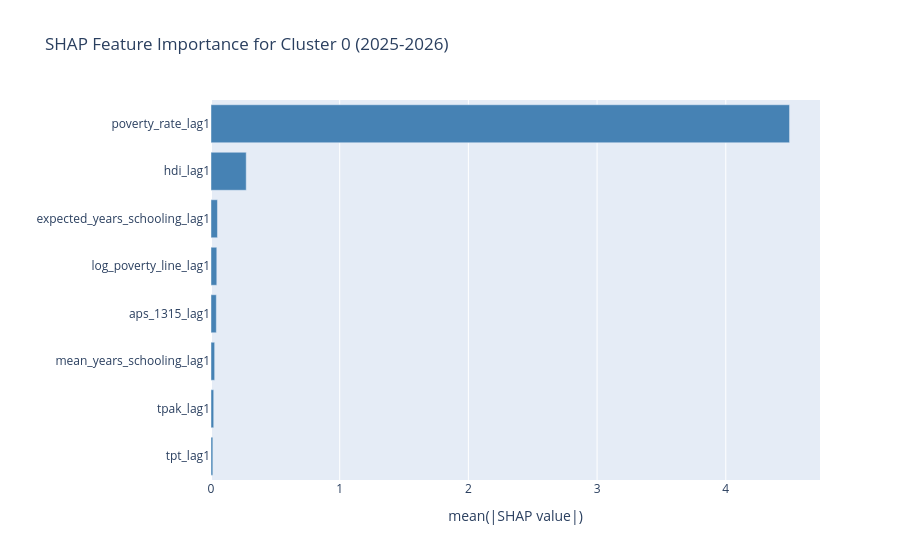
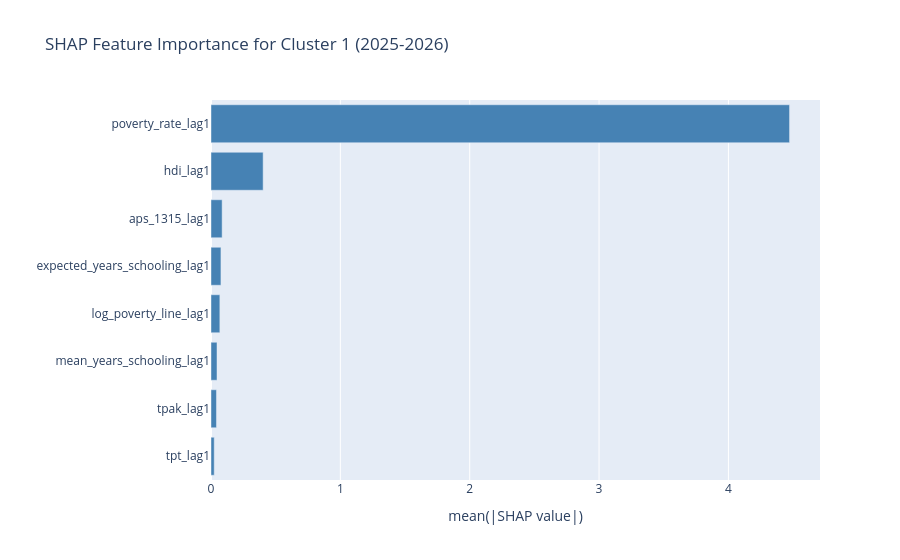

Notebook code for these charts, in order:
### Markdown cell above
## Cluster-Level SHAP Interpretation

Cluster-level SHAP will be added after Layer 1 produces the final provincial cluster labels. The planned output is a cluster-wise aggregation of forecast SHAP values to compare dominant poverty drivers across socioeconomic province typologies.

### Code cell
import plotly.express as px
cluster_df = pd.read_csv(PROJECT_ROOT / 'LAYER 1 - CLUSTERING' / 'cluster_output' / 'output_province_clusters.csv')
cluster_df = cluster_df[['PROVINSI', 'cluster_label']].drop_duplicates(subset=['PROVINSI'], keep='last').rename(columns={'PROVINSI': 'province'})

df_forecast_input['cluster_label'] = df_forecast_input['province'].map(cluster_df.set_index('province')['cluster_label'])

for cluster in df_forecast_input['cluster_label'].dropna().unique():
    cluster_indices = df_forecast_input.index[df_forecast_input['cluster_label'] == cluster].tolist()
    cluster_indices = [i for i in cluster_indices if i < shap_ensemble_forecast.shape[0]]
    if not cluster_indices:
        continue
        
    shap_cluster = shap_ensemble_forecast[cluster_indices, :]
    df_shap_c = pd.DataFrame({'feature': features, 'mean_abs_shap': np.abs(shap_cluster).mean(axis=0)}).sort_values('mean_abs_shap', ascending=True)
    
    fig = px.bar(df_shap_c, x='mean_abs_shap', y='feature', orientation='h', title=f'SHAP Feature Importance for Cluster {cluster.split()[-1]} (2025-2026)', color_discrete_sequence=['steelblue'])
    fig.update_layout(xaxis_title="mean(|SHAP value|)", yaxis_title="")
    fig.write_json(OUTPUT_DIR / f'plot_shap_forecast_cluster_{cluster.split()[-1]}.json')
    fig.show()

### Figure 1 — Plotly figure (JSON) as saved in the notebook; plotly's stock layout.template omitted (floating-point values rounded to 4 significant figures)
{"data": [{"hovertemplate": "mean_abs_shap=%{x}<br>feature=%{y}<extra></extra>", "legendgroup": "", "marker": {"color": "steelblue", "pattern": {"shape": ""}}, "name": "", "orientation": "h", "showlegend": false, "textposition": "auto", "type": "bar", "x": [0.01433, 0.02107, 0.02835, 0.04141, 0.04496, 0.05019, 0.2737, 4.496], "xaxis": "x", "y": ["tpt_lag1", "tpak_lag1", "mean_years_schooling_lag1", "aps_1315_lag1", "log_poverty_line_lag1", "expected_years_schooling_lag1", "hdi_lag1", "poverty_rate_lag1"], "yaxis": "y"}], "layout": {"barmode": "relative", "legend": {"tracegroupgap": 0}, "title": {"text": "SHAP Feature Importance for Cluster 0 (2025-2026)"}, "xaxis": {"anchor": "y", "domain": [0, 1], "title": {"text": "mean(|SHAP value|)"}}, "yaxis": {"anchor": "x", "domain": [0, 1], "title": {"text": ""}}}}

### Figure 2 — Plotly figure (JSON) as saved in the notebook; plotly's stock layout.template omitted (floating-point values rounded to 4 significant figures)
{"data": [{"hovertemplate": "mean_abs_shap=%{x}<br>feature=%{y}<extra></extra>", "legendgroup": "", "marker": {"color": "steelblue", "pattern": {"shape": ""}}, "name": "", "orientation": "h", "showlegend": false, "textposition": "auto", "type": "bar", "x": [0.02493, 0.04226, 0.04656, 0.0684, 0.07683, 0.08604, 0.4031, 4.473], "xaxis": "x", "y": ["tpt_lag1", "tpak_lag1", "mean_years_schooling_lag1", "log_poverty_line_lag1", "expected_years_schooling_lag1", "aps_1315_lag1", "hdi_lag1", "poverty_rate_lag1"], "yaxis": "y"}], "layout": {"barmode": "relative", "legend": {"tracegroupgap": 0}, "title": {"text": "SHAP Feature Importance for Cluster 1 (2025-2026)"}, "xaxis": {"anchor": "y", "domain": [0, 1], "title": {"text": "mean(|SHAP value|)"}}, "yaxis": {"anchor": "x", "domain": [0, 1], "title": {"text": ""}}}}
